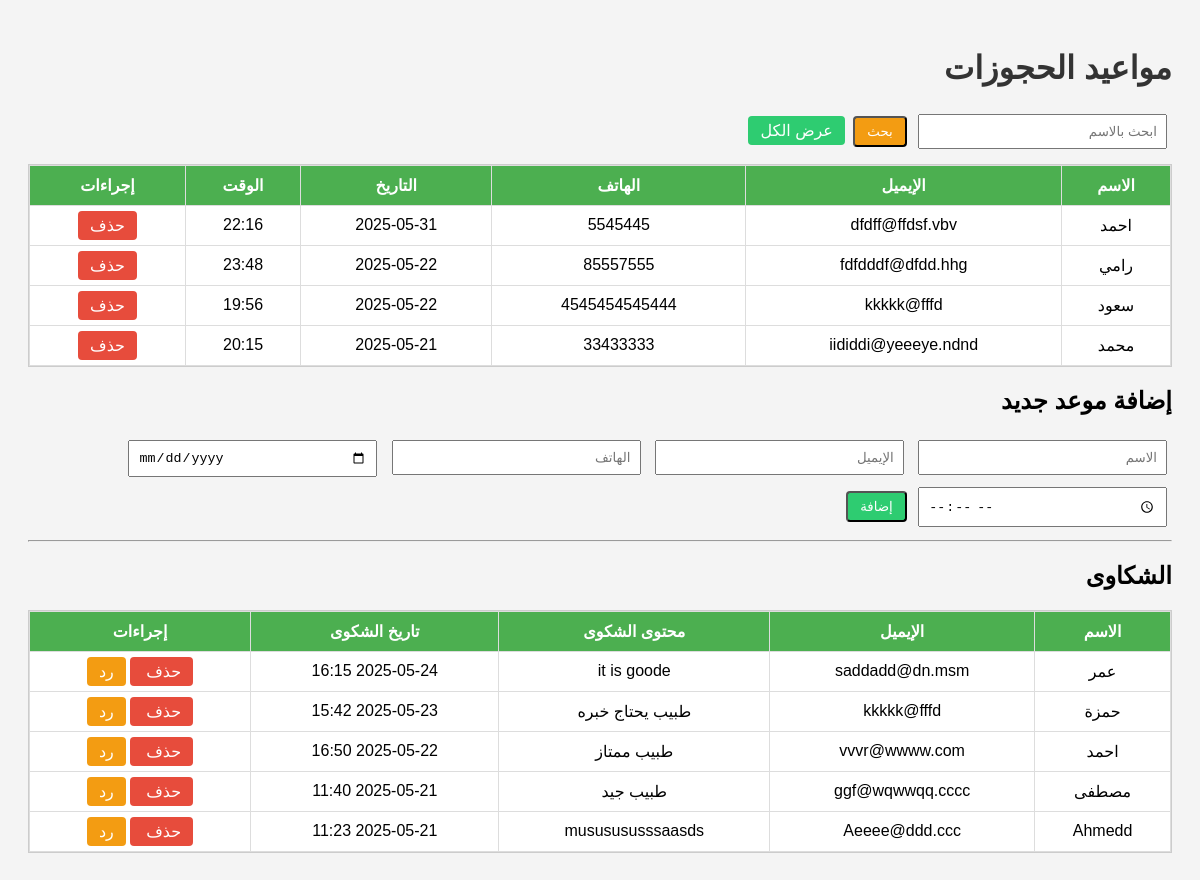
Page /receptionist/ on the committed database.
### reservations/models.py (models this page shows, shortened)
class Appointment(models.Model):
    name = models.CharField(max_length=100)
    email = models.EmailField()
    phone = models.CharField(max_length=15)
    date = models.DateField()
    time = models.TimeField()

class Complaint(models.Model):
    name = models.CharField(max_length=100)
    email = models.EmailField()
    message = models.TextField()
    created_at = models.DateTimeField(auto_now_add=True)

### reservations/views.py (the view)
# urls.py: path('receptionist/', views.receptionist_dashboard, name='receptionist_dashboard'),
def receptionist_dashboard(request):
    q = request.GET.get('q', '')
    appointments = (
    Appointment.objects.filter(name__icontains=q).order_by('-date', '-time')
    if q else Appointment.objects.all().order_by('-date', '-time')
)
    complaints = Complaint.objects.all().order_by('-created_at')
    return render(request, 'receptionist_dashboard.html', {
        'appointments': appointments,
        'complaints': complaints,
    })

### reservations/templates/receptionist_dashboard.html (shortened to what this page needs)
<!DOCTYPE html>
<html lang="ar" dir="rtl">
<head>
</head>
<body>
<h1>مواعيد الحجوزات</h1>
<form method="get" action="">
    <input type="text" name="q" placeholder="ابحث بالاسم" value="{{ request.GET.q }}">
    <button class="btn btn-edit" type="submit">بحث</button>
    <a href="{% url 'receptionist_dashboard' %}" class="btn btn-add">عرض الكل</a>
</form>
<div class='scroll-table'>
<table>
    <tr>
        <th>الاسم</th>
        <th>الإيميل</th>
        <th>الهاتف</th>
        <th>التاريخ</th>
        <th>الوقت</th>
        <th>إجراءات</th>
    </tr>
    {% for appt in appointments %}
    <tr>
        <td>{{ appt.name }}</td>
    <td>{{ appt.email }}</td>
    <td>{{ appt.phone }}</td>
    <td>{{ appt.date|date:"Y-m-d" }}</td>
    <td>{{ appt.time|time:"H:i" }}</td>
        <td>
            <a class="btn btn-delete" href="{% url 'delete_appointment' appt.id %}"
   onclick="return confirm('هل أنت متأكد أنك تريد حذف هذا الموعد؟');">
   حذف
</a>
    </tr>
    {% empty %}
    <tr>
        <td colspan="6">لا توجد نتائج مطابقة لعملية البحث.</td>
    </tr>
{% endfor %}
</table>
</div>
<h2>إضافة موعد جديد</h2>
<form method="post" action="{% url 'add_appointment' %}">
    <input type="text" name="name" placeholder="الاسم" required>
    <input type="email" name="email" placeholder="الإيميل" required>
    <input type="text" name="phone" placeholder="الهاتف" required>
    <input type="date" name="date" required>
    <input type="time" name="time" required>
    <button class="btn btn-add" type="submit">إضافة</button>
</form>
<hr>
<h2>الشكاوى</h2>
<div class='scroll-table'>
<table>
    <tr>
        <th>الاسم</th>
        <th>الإيميل</th>
        <th>محتوى الشكوى</th>
        <th>تاريخ الشكوى</th>
        <th>إجراءات</th>
    </tr>
    {% for complaint in complaints %}
    <tr>
        <td>{{ complaint.name }}</td>
        <td>{{ complaint.email }}</td>
        <td>{{ complaint.message }}</td>
        <td>{{ complaint.created_at|date:"Y-m-d H:i" }}</td>
        <td>
            <a class="btn btn-delete"
               href="{% url 'delete_complaint' complaint.id %}"
               onclick="return confirm('هل أنت متأكد من حذف هذه الشكوى؟');">
               حذف
            </a>
            <a class="btn btn-edit"
   href="mailto:{{ complaint.email }}?subject=رد على الشكوى&body=مرحبًا {{ complaint.name }}،%0A%0Aشكرًا لتواصلك معنا. نود إبلاغك أننا استلمنا شكواك وسنقوم بمعالجتها.%0A%0Aمع التحية.">
   رد
</a>
        </td>
    </tr>
    {% empty %}
    <tr>
        <td colspan="4">لا توجد شكاوى حالياً.</td>
    </tr>
    {% endfor %}
</table>
</div>
</body>
</html>

### reservations/templates/receptionist_dashboard.html (style rules this page uses)
body { font-family: 'Cairo', sans-serif; background: #f4f4f4; padding: 20px; }
table { width: 100%; border-collapse: collapse; background: white; }
th, td { padding: 10px; border: 1px solid #ddd; text-align: center; }
th { background: #4CAF50; color: white; }
h1 { color: #333; }
.btn { padding: 6px 12px; margin: 2px; text-decoration: none; border-radius: 4px; }
.btn-delete { background: #e74c3c; color: white; }
.btn-edit { background: #f39c12; color: white; }
.btn-add { background: #2ecc71; color: white; }
form { margin-top: 20px; }
input { padding: 8px; margin: 5px; width: 20%; }
.scroll-table { max-height: 300px; overflow-y: auto; margin-top: 10px; border: 1px solid #ccc; }

### rows in the picture
Appointment: name "احمد", email "dfdff@ffdsf.vbv", phone "5545445", date "2025-05-31", time "22:16"
Appointment: name "رامي", email "fdfdddf@dfdd.hhg", phone "85557555", date "2025-05-22", time "23:48"
Appointment: name "سعود", email "kkkkk@fffd", phone "4545454545444", date "2025-05-22", time "19:56"
Appointment: name "محمد", email "iididdi@yeeeye.ndnd", phone "33433333", date "2025-05-21", time "20:15"
Complaint: name "عمر", email "saddadd@dn.msm", message "it is goode", created_at "2025-05-24 16:15"
Complaint: name "حمزة", email "kkkkk@fffd", message "طبيب يحتاج خبره", created_at "2025-05-23 15:42"
Complaint: name "احمد", email "vvvr@wwww.com", message "طبيب ممتاز", created_at "2025-05-22 16:50"
Complaint: name "مصطفى", email "ggf@wqwwqq.cccc", message "طبيب جيد", created_at "2025-05-21 11:40"
Complaint: name "Ahmedd", email "Aeeee@ddd.ccc", message "mususususssaasds", created_at "2025-05-21 11:23"
